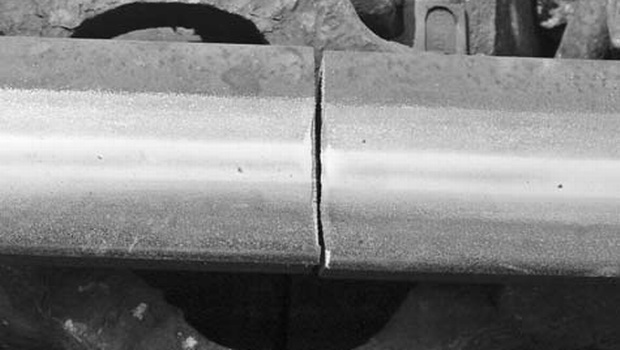
%> input picture cracked.png, 620 x 350 px
$ octave main.m   (GNU Octave 9; MATLAB toolbox functions it lacks are replaced by stand-ins)
%> lines starting %> are read from the running program, lines starting %| are printed output that depends on the picture; in (x1, y1, x2, y2) boxes, pixels count from 0 and x2, y2 are one past the last pixel; in counts of white or black regions, pixels touching at a corner belong together; the program's own positions count from 1
I = imread('cracked.png');
%> I is the input picture: size 350x620x3 uint8; min 0, max 253, mean 129.1

figure(1)
imshow(I)
title('Original Image')

Istrech = imadjust(I, stretchlim(I));
figure(2)
imshow(Istrech)
title('Contrast Stretched Image')

Igray_s = rgb2gray(Istrech);
figure(3)
imshow(Igray_s, [])
title('RGB to Gray (Contrast Stretched)')

K = medfilt2(Igray_s);
figure(4)
imshow(K)
title('Applying Median Filter')

se = strel('disk', 4);
bothatimg = imbothat(K, se);
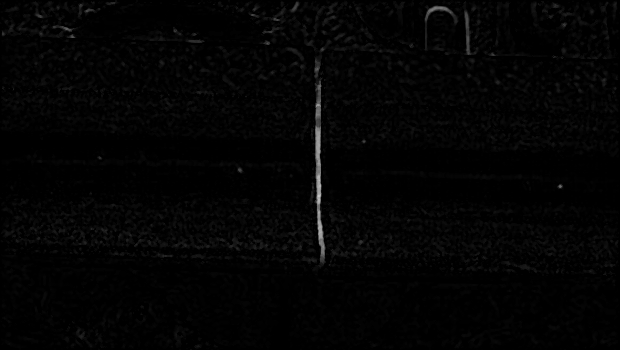
%> bothatimg: size 350x620 uint8; min 0, max 197, mean 3.4
figure(5)
imshow(bothatimg)
title('Bottom Hat Output Image')

BW = imbinarize(bothatimg, 0.07);
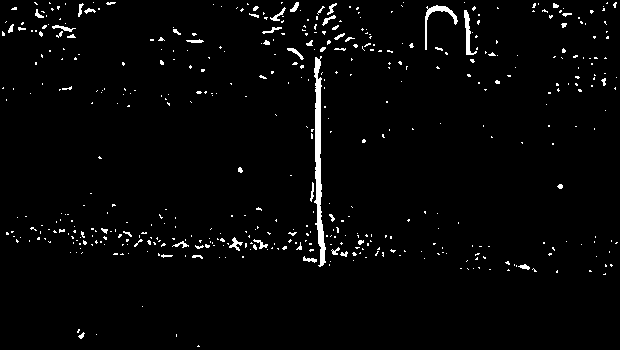
%> BW: size 350x620 logical; 2.5% white; 487 white regions (432 under 20 px), largest, box (x1, y1, x2, y2) and area: (314, 56, 326, 267) 1151, (425, 5, 458, 50) 263, (464, 10, 477, 55) 206
figure(6)
imshow(BW)
title('Binary Image')

BW2 = bwareaopen(BW, 1000);
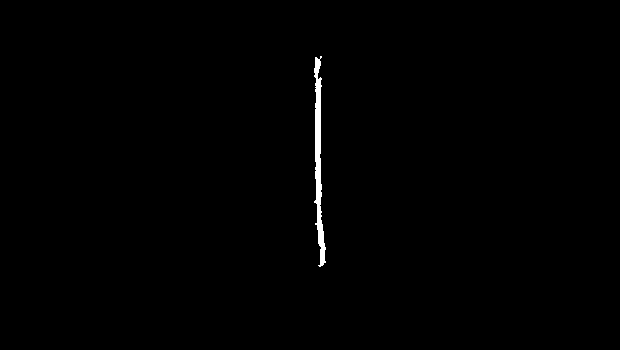
%> BW2: size 350x620 logical; 0.53% white; 1 white region, box (x1, y1, x2, y2) and area: (314, 56, 326, 267) 1151
figure(7)
imshow(BW2)
title('Noise Reduction')

BW4 = bwmorph(BW2, 'skel', Inf);
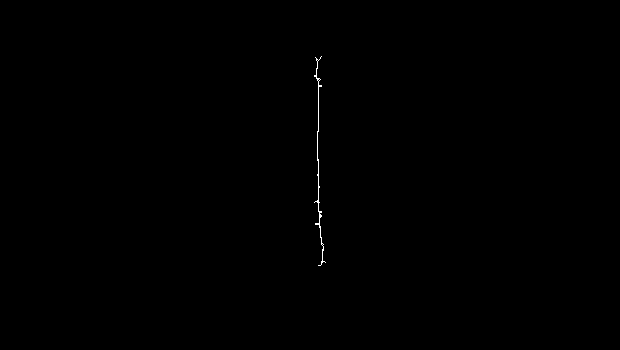
%> BW4: size 350x620 logical; 0.13% white in thin lines or dots, all inside (x1, y1, x2, y2) = (314, 56, 326, 266)
figure(8)
imshow(BW4)
title('Thinned Image (Skeleton)')

measurements = regionprops(BW4, 'Area');
%> measurements = 1 region; Area: 279
allCrackLengths = [measurements.Area];
%> allCrackLengths = 279
Total_Length = sum(allCrackLengths);
%> Total_Length = 279

disp(['Total Crack Length: ', num2str(Total_Length), ' pixels'])
%| Total Crack Length: 279 pixels

h = imdistline;
impixelinfo;
imtool(BW4);

epochs = 1:10; % Replace with actual iteration numbers if available
accuracy = [50 55 60 68 72 78 81 85 87 90]; % Example accuracy values

figure(9);
plot(epochs, accuracy, '-o', 'LineWidth', 2, 'MarkerSize', 6);
xlabel('Epochs');
ylabel('Accuracy (%)');
title('Accuracy over Iterations');
grid on;
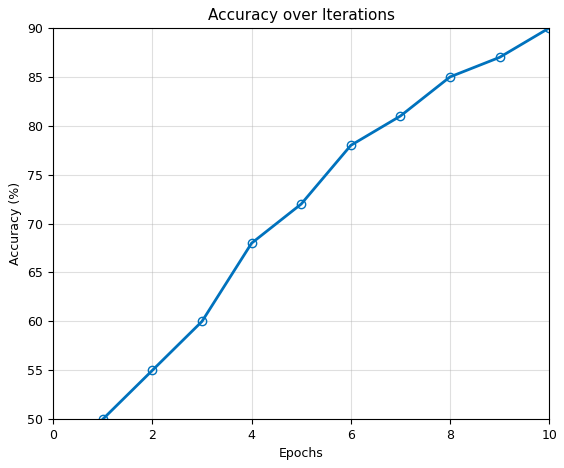
%> figure redrawn from the program's plot data; curve peaks at x = 10, y = 90
